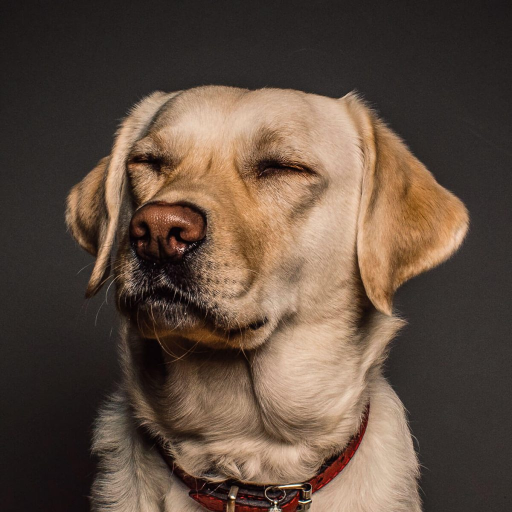
#> input picture Summer_Task4-master/home_animalshelter_portfolio5-1024x1024-1.jpg, 1024 x 1024 px (shown at 1/2 size)
$ jupyter execute --allow-errors Summer_Task_4.ipynb
#> lines starting #> are read from the running program, lines starting #| are printed output that depends on the picture; after the words box and inside, x2 and y2 are one past the last pixel; in counts of white or black regions, pixels touching at a corner belong together
[cell 1]
import cv2
import numpy as np

[cell 2]
#Task 3.1
#Create image by yourself Using Python Code

[cell 3]
# Creating a custom image of a dog.
d1=np.zeros((500,700,3),np.uint8)
cv2.rectangle(d1,(180,250) , (400,350) , [255,255,255] ,-5)
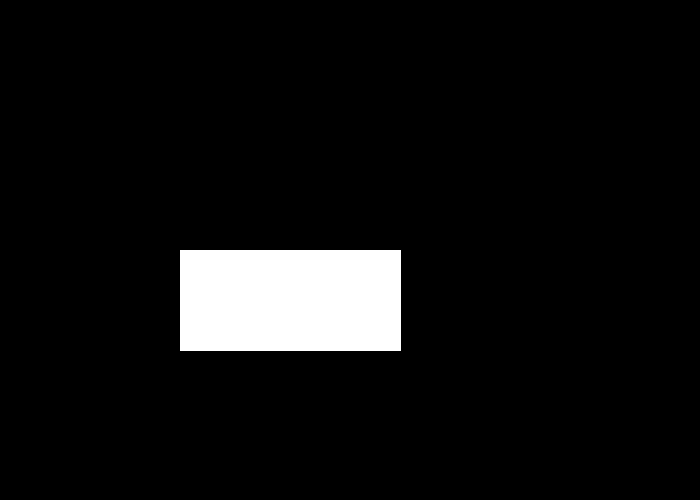
#> d1: shape (500, 700, 3); 6.4% white; 1 white region, box (x1, y1, x2, y2) and area: (180, 250, 401, 351) 22321
cv2.rectangle(d1,(180,350) , (190,420) , [255,255,255] ,-5)
cv2.rectangle(d1,(400,350) , (390,420) , [255,255,255] ,-5)
cv2.rectangle(d1,(180,250) , (150,253) , [255,255,255] ,-5)
#> d1: shape (500, 700, 3); 6.9% white; 1 white region, box (x1, y1, x2, y2) and area: (150, 250, 401, 421) 23981
cv2.rectangle(d1,(150,253) , (145,215) , [255,255,255] ,-5)
cv2.rectangle(d1,(145,215) , (115,218) , [255,255,255] ,-5)
#> d1: shape (500, 700, 3); 7% white; 1 white region, box (x1, y1, x2, y2) and area: (115, 215, 401, 421) 24331
cv2.rectangle(d1,(370,270) , (470,200) , [255,255,255] ,-5)
cv2.rectangle(d1,(470,270) , (495,235) , [255,255,255] ,-1)
p1 = (385, 200)
p2 = (415, 200)
p3 = (374, 154)
p4 = (180, 420)
p5 = (205, 420)
p6 = (180, 407)
p7 = (390, 420)
p8 = (410, 420)
p9 = (390, 405)
cv2.line(d1, p7, p8, (255, 255, 255), 3)
#> d1: shape (500, 700, 3); 9.1% white; 1 white region, box (x1, y1, x2, y2) and area: (115, 200, 496, 423) 31831
cv2.line(d1, p8, p9, (255, 255, 255), 3)
#> d1: shape (500, 700, 3); 9.1% white; 1 white region, box (x1, y1, x2, y2) and area: (115, 200, 496, 423) 31879
cv2.line(d1, p9, p7, (255, 255, 255), 3)
#> d1: shape (500, 700, 3); 9.1% white; 1 white region, box (x1, y1, x2, y2) and area: (115, 200, 496, 423) 31904
cv2.line(d1, p4, p5, (255, 255, 255), 3)
#> d1: shape (500, 700, 3); 9.1% white; 1 white region, box (x1, y1, x2, y2) and area: (115, 200, 496, 423) 32009
cv2.line(d1, p5, p6, (255, 255, 255), 3)
#> d1: shape (500, 700, 3); 9.2% white; 1 white region, box (x1, y1, x2, y2) and area: (115, 200, 496, 423) 32069
cv2.line(d1, p6, p4, (255, 255, 255), 3)
#> d1: shape (500, 700, 3); 9.2% white; 1 white region, box (x1, y1, x2, y2) and area: (115, 200, 496, 423) 32090
cv2.line(d1, p1, p2, (255, 255, 255), 10)
cv2.line(d1, p2, p3, (255, 255, 255), 10)
cv2.line(d1, p1, p3, (255, 255, 255), 10)
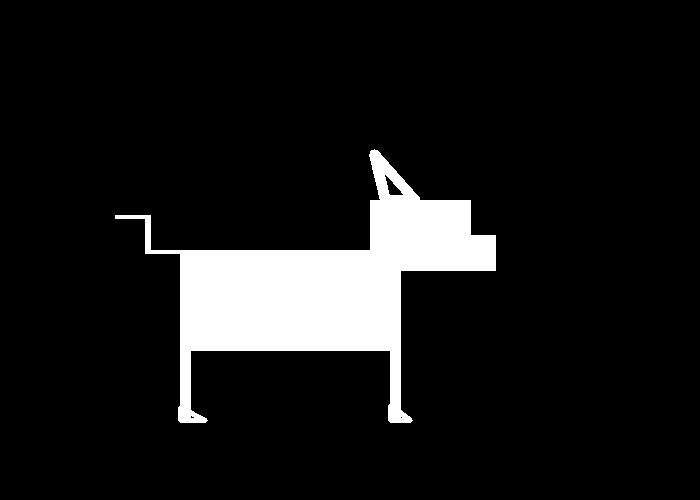
#> d1: shape (500, 700, 3); 9.5% white; 1 white region, box (x1, y1, x2, y2) and area: (115, 149, 496, 423) 33228
cv2.imshow("Dog",d1)
cv2.waitKey()
cv2.destroyAllWindows()

[cell 4]
#Creating a custom image of similar dog with small changes.
d2=np.zeros((500,700,3),np.uint8)
cv2.rectangle(d2,(180,250) , (400,350) , [255,255,255] ,-5) #body
cv2.rectangle(d2,(180,350) , (190,420) , [255,255,255] ,-5) #backleg
cv2.rectangle(d2,(400,350) , (390,420) , [255,255,255] ,-5) #frontleg
cv2.rectangle(d2,(180,250) , (150,253) , [255,255,255] ,-5)  #tail
cv2.rectangle(d2,(150,253) , (155,291) , [255,255,255] ,-5) #tailip
cv2.rectangle(d2,(150,291) , (116,287) , [255,255,255] ,-5)
cv2.rectangle(d2,(370,270) , (470,200) , [255,255,255] ,-5)
cv2.rectangle(d2,(470,270) , (495,235) , [255,255,255] ,-1)
p1 = (385, 200)
p2 = (415, 200)
p3 = (415, 154)
p4 = (180, 420)
p5 = (205, 420)
p6 = (180, 407)
p7 = (390, 420)
p8 = (410, 420)
p9 = (390, 405)
cv2.line(d2, p7, p8, (255, 255, 255), 3)
#> d2: shape (500, 700, 3); 9.1% white; 1 white region, box (x1, y1, x2, y2) and area: (116, 200, 496, 423) 31879
cv2.line(d2, p8, p9, (255, 255, 255), 3)
#> d2: shape (500, 700, 3); 9.1% white; 1 white region, box (x1, y1, x2, y2) and area: (116, 200, 496, 423) 31927
cv2.line(d2, p9, p7, (255, 255, 255), 3)
#> d2: shape (500, 700, 3); 9.1% white; 1 white region, box (x1, y1, x2, y2) and area: (116, 200, 496, 423) 31952
cv2.line(d2, p4, p5, (255, 255, 255), 3)
#> d2: shape (500, 700, 3); 9.2% white; 1 white region, box (x1, y1, x2, y2) and area: (116, 200, 496, 423) 32057
cv2.line(d2, p5, p6, (255, 255, 255), 3)
#> d2: shape (500, 700, 3); 9.2% white; 1 white region, box (x1, y1, x2, y2) and area: (116, 200, 496, 423) 32117
cv2.line(d2, p6, p4, (255, 255, 255), 3)
#> d2: shape (500, 700, 3); 9.2% white; 1 white region, box (x1, y1, x2, y2) and area: (116, 200, 496, 423) 32138
cv2.line(d2, p1, p2, (255, 255, 255), 10)
cv2.line(d2, p2, p3, (255, 255, 255), 10)
d2=cv2.line(d2, p1, p3, (255, 255, 255), 10)
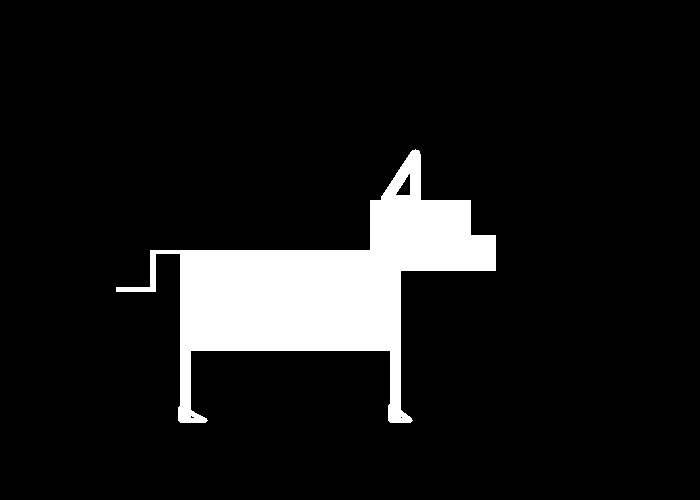
#> d2: shape (500, 700, 3); 9.5% white; 1 white region, box (x1, y1, x2, y2) and area: (116, 149, 496, 423) 33250
cv2.imshow("Dog",d2)
cv2.waitKey()
cv2.destroyAllWindows()

[cell 5]
#Doggu is feeling loved and is shaking his tail.
while True:
    cv2.imshow('dog',d1)
    if cv2.waitKey(200)==13:
#> (key Esc is pressed here)
        break
    cv2.imshow('dog',d2)
    if cv2.waitKey(200)==13:
#> (key Esc is pressed here)
        break
cv2.destroyAllWindows()

[cell 6]
# Task 3.2
# Take 2 images, crop some part of both the images and swap them.

[cell 7]
#Load and display image_#1

image=cv2.imread("home_animalshelter_portfolio5-1024x1024-1.jpg")
#> image is the input picture: shape (1024, 1024, 3); mean B, G, R 63.6, 76.7, 94.9
image=cv2.resize(image, (720, 720))
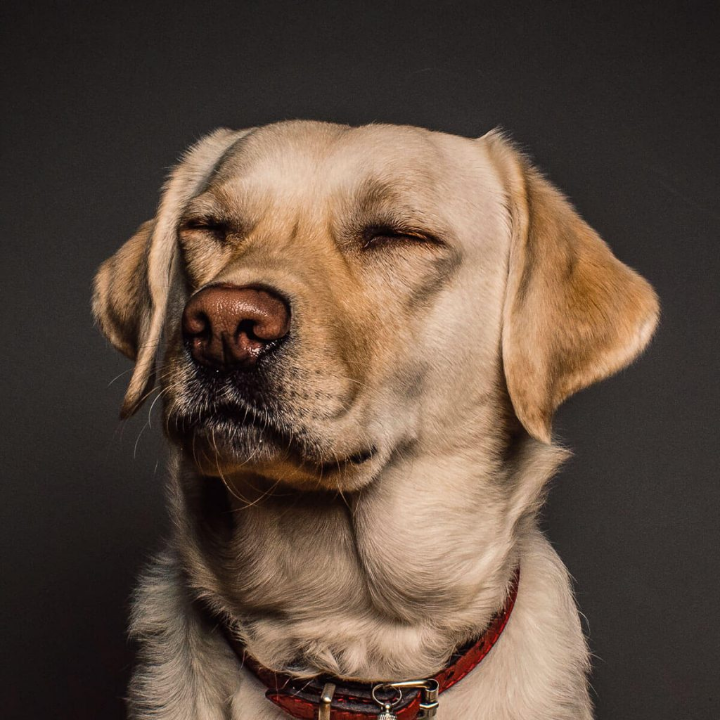
#> image: shape (720, 720, 3); mean B, G, R 63.5, 76.6, 94.8
cv2.imshow("image", image)
cv2.waitKey()
cv2.destroyAllWindows()

[cell 8]
#crop and display image_#1

image = cv2.imread("home_animalshelter_portfolio5-1024x1024-1.jpg")
image=cv2.resize(image, (720, 720))
crop1=image[115:450 , 120:450 ]
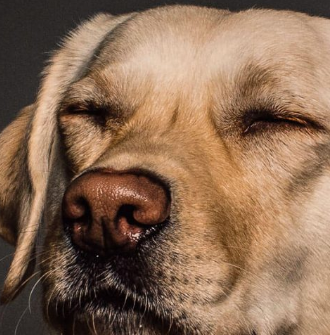
#> crop1: shape (335, 330, 3); mean B, G, R 83.6, 107, 137.8
cv2.imshow("image", crop1)
cv2.waitKey()
cv2.destroyAllWindows()

[cell 9]
#load and display image_#2

image_2 = cv2.imread("5vwLMH.png")
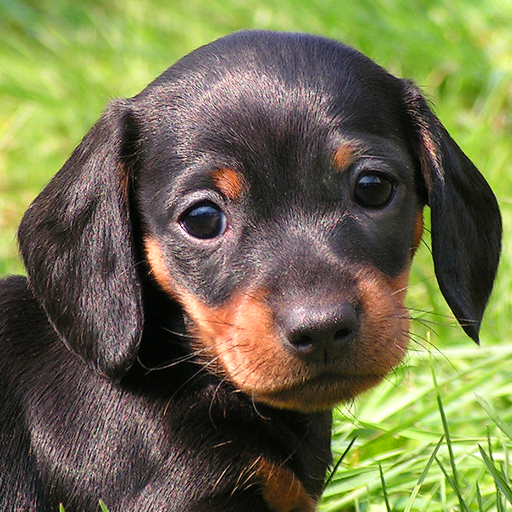
#> input picture Summer_Task4-master/5vwLMH.png, 1024 x 1024 px (shown at 1/2 size)
#> image_2 is the input picture: shape (1024, 1024, 3); mean B, G, R 76.4, 113.8, 113.4
image_2=cv2.resize(image_2, (720, 720))
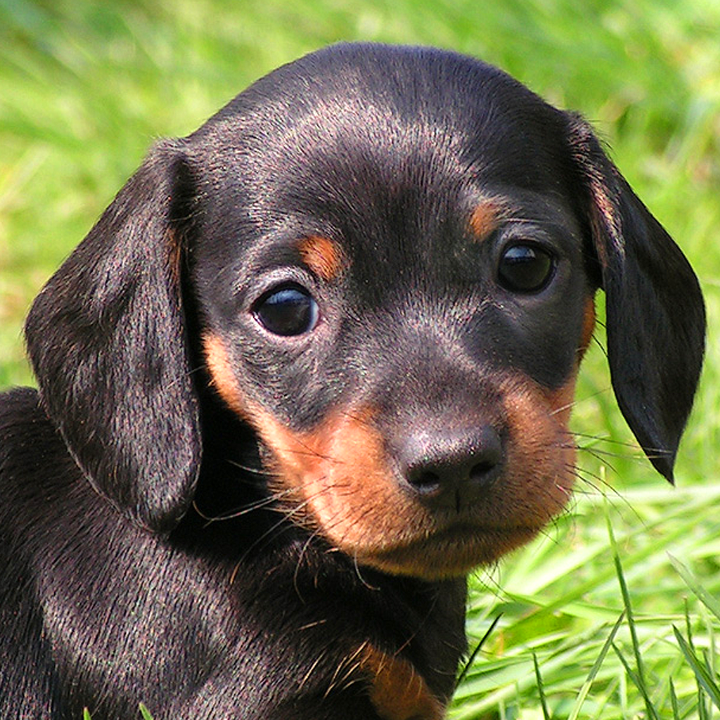
#> image_2: shape (720, 720, 3); mean B, G, R 76.2, 113.7, 113.3
cv2.imshow("image", image_2)
cv2.waitKey()
cv2.destroyAllWindows()

[cell 10]
#crop and display image_#2

image_2 = cv2.imread("5vwLMH.png")
image_2=cv2.resize(image_2, (550, 550))
#> image_2: shape (550, 550, 3)
crop2=image_2[115:450 , 120:450 ]
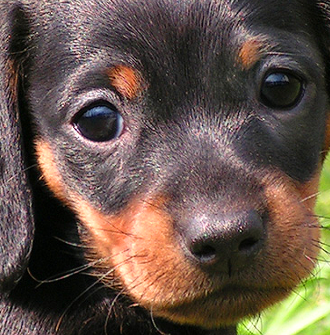
#> crop2: shape (335, 330, 3); mean B, G, R 73.5, 83.5, 100.7
cv2.imshow("image", crop2)
cv2.waitKey()
cv2.destroyAllWindows()

#> (a cell that did not finish here is left out)

[cell 12]
#display image_#1

cv2.imshow("image", image)
cv2.waitKey()
cv2.destroyAllWindows()

[cell 13]
#display image_#2

cv2.imshow("image", image_2)
cv2.waitKey()
cv2.destroyAllWindows()

[cell 14]
#task 4.3
#Take 2 images and combine it to form a single image. For example, collage .

[cell 15]
#load and display image_#1.

image = cv2.imread("home_animalshelter_portfolio5-1024x1024-1.jpg")
image=cv2.resize(image, (720, 720))
cv2.imshow("image", image)
cv2.waitKey()
cv2.destroyAllWindows()

[cell 16]
#load and display image_#2.

image_2 = cv2.imread("5vwLMH.png")
image_2= cv2.resize(image_2, (720, 720))
cv2.imshow("image", image_2)
cv2.waitKey()
cv2.destroyAllWindows()

#> (a cell that did not finish here is left out)

[cell 18]
#made an image collage of all the dogs.

doggu = cv2.resize(d1, (700, 400))
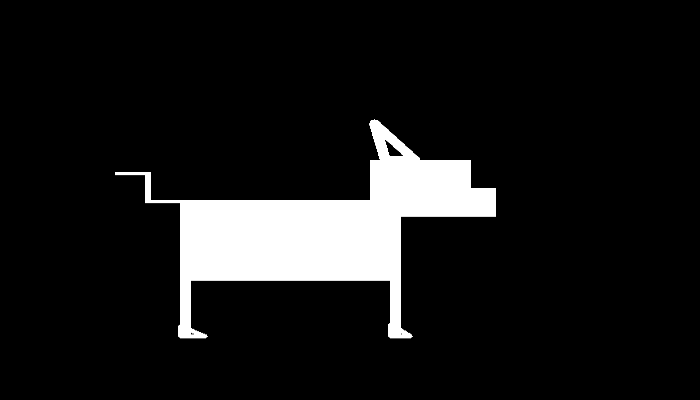
#> doggu: shape (400, 700, 3); min 0, max 255, mean 24.2
#> (the rest of this cell did not finish here and is left out)
